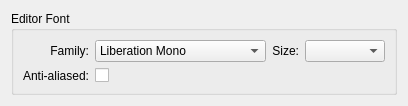
<?xml version="1.0" encoding="UTF-8"?>
<ui version="4.0">
 <class>ConfigEditor</class>
 <widget class="QWidget" name="ConfigEditor">
  <property name="geometry">
   <rect>
    <x>0</x>
    <y>0</y>
    <width>400</width>
    <height>100</height>
   </rect>
  </property>
  <property name="windowTitle">
   <string>Editor</string>
  </property>
  <property name="windowIcon">
   <iconset resource="mudder.qrc">
    <normaloff>:/icons/editor</normaloff>:/icons/editor</iconset>
  </property>
  <layout class="QVBoxLayout" name="verticalLayout">
   <item>
    <widget class="QGroupBox" name="groupEditorFont">
     <property name="title">
      <string>Editor Font</string>
     </property>
     <layout class="QGridLayout" name="gridLayout" columnstretch="0,1,0,0" columnminimumwidth="60,0,23,60">
      <item row="2" column="1">
       <widget class="QCheckBox" name="checkEditorAntiAliased">
        <property name="text">
         <string/>
        </property>
       </widget>
      </item>
      <item row="2" column="0">
       <widget class="QLabel" name="labelEditorAntiAliased">
        <property name="text">
         <string>Anti-aliased:</string>
        </property>
        <property name="alignment">
         <set>Qt::AlignRight|Qt::AlignTrailing|Qt::AlignVCenter</set>
        </property>
       </widget>
      </item>
      <item row="0" column="2">
       <widget class="QLabel" name="labelEditorFontSize">
        <property name="baseSize">
         <size>
          <width>100</width>
          <height>0</height>
         </size>
        </property>
        <property name="text">
         <string>Size:</string>
        </property>
        <property name="alignment">
         <set>Qt::AlignRight|Qt::AlignTrailing|Qt::AlignVCenter</set>
        </property>
       </widget>
      </item>
      <item row="0" column="0">
       <widget class="QLabel" name="labelEditorFont">
        <property name="text">
         <string>Family:</string>
        </property>
        <property name="alignment">
         <set>Qt::AlignRight|Qt::AlignTrailing|Qt::AlignVCenter</set>
        </property>
       </widget>
      </item>
      <item row="0" column="1">
       <widget class="QFontComboBox" name="comboEditorFont">
        <property name="editable">
         <bool>false</bool>
        </property>
        <property name="currentText">
         <string>Consolas</string>
        </property>
        <property name="writingSystem">
         <enum>QFontDatabase::Latin</enum>
        </property>
        <property name="fontFilters">
         <set>QFontComboBox::MonospacedFonts</set>
        </property>
        <property name="currentFont">
         <font>
          <family>Consolas</family>
          <pointsize>10</pointsize>
         </font>
        </property>
       </widget>
      </item>
      <item row="0" column="3">
       <widget class="QComboBox" name="comboEditorFontSize">
        <property name="sizePolicy">
         <sizepolicy hsizetype="Fixed" vsizetype="Fixed">
          <horstretch>0</horstretch>
          <verstretch>0</verstretch>
         </sizepolicy>
        </property>
        <property name="minimumSize">
         <size>
          <width>80</width>
          <height>0</height>
         </size>
        </property>
        <property name="maximumSize">
         <size>
          <width>80</width>
          <height>16777215</height>
         </size>
        </property>
       </widget>
      </item>
     </layout>
    </widget>
   </item>
   <item>
    <spacer name="verticalSpacer">
     <property name="orientation">
      <enum>Qt::Vertical</enum>
     </property>
     <property name="sizeHint" stdset="0">
      <size>
       <width>20</width>
       <height>1</height>
      </size>
     </property>
    </spacer>
   </item>
  </layout>
 </widget>
 <resources>
  <include location="mudder.qrc"/>
 </resources>
 <connections/>
</ui>
